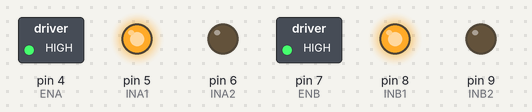
Simulated run of this sketch. Board: Arduino Uno, built with avr-gcc and run on an emulated ATmega328P. Parts: switched loads named in the sketch (green lamp = pin HIGH), output pins drawn as LEDs (lit = HIGH).

Above: at 2.0 s.
At 4.0 s:
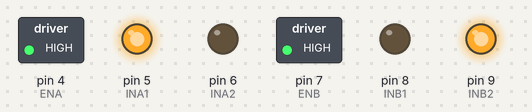
At 12.0 s:
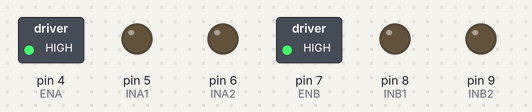
Timing chart, 0 to 19.4 s (numbered marks = the images above):
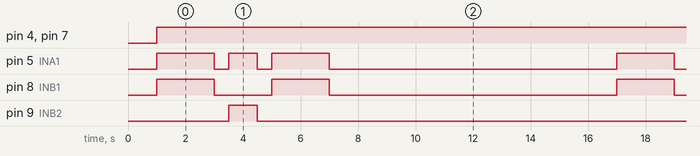

Measured:
- by itself, pin 4 (ENA), pin 7 (ENB): LOW → HIGH at 1.0 s
- by itself, pin 5 (INA1): repeats every 16.0 s: LOW 0.50 s, HIGH 1.0 s, LOW 0.50 s, HIGH 2.0 s, LOW 10.0 s, HIGH 2.0 s
- by itself, pin 8 (INB1): repeats every 16.0 s: LOW 2.0 s, HIGH 2.0 s, LOW 10.0 s, HIGH 2.0 s
- by itself, pin 9 (INB2): alternates HIGH for 1.0 s and LOW for 15.0 s

The sketch:

PushBlockRobot.ino
```cpp
/*
 * @Author: 尹云可
 * @Date: 2021-01-10 15:17:28
 * @LastEditors: 尹云可
 * @LastEditTime: 2021-01-17 17:47:49
 * @FilePath: \Scripts\PushBlockRobot.ino
 * @Description:机器人的主控制程序
 */

//引用的库
/*
#include <TimerOne.h>
#include <AutoPID.h>
*/

/**************引用的库*************/
/*
//电子罗盘相关
#include <Wire.h>
#include <Adafruit_Sensor.h>
#include <Adafruit_HMC5883_U.h>
//超声测距相关
#include <HCSR04.h>
//激光测距相关
#include <VL53L1X.h>
*/

//计数器的值
/*
volatile long counter_valL0 = 0;
volatile long counter_valL1 = 0;
volatile long counter_valR0 = 0;
volatile long counter_valR1 = 0; //该变量用于存储编码器的值，所以用类型修饰符volatile；
//volatile int timeIsrCounter = 0; //用于计量定时中断发生的次数
*/

/**********电机控制IO口**********/
#define ENA 4
#define INA1 5
#define INA2 6
#define ENB 7
#define INB1 8
#define INB2 9
/************激光传感器EN口*************/
#define SHUT1 10
#define SHUT2 11
//左轮AB相为3、2口，右轮AB相为19、18口
//20、21为总线口（SCL、SDA）

//电机的两个EN口的状态
//bool EN1 = true;
//bool EN2 = true;

/***************PID相关************/
/*
double inputSpeedLeft, speedLeft, outputSpeedLeft, inputSpeedRight, speedRight, outputSpeedRight; //轮子的输入速度、设定速度、输出速度

//PID参数

//输出值的上下限。PWM的输入值为0~255，正负号用于区分方向
#define OUTPUT_MIN_L (-6500)
#define OUTPUT_MAX_L 6500
#define OUTPUT_MIN_R (-6500)
#define OUTPUT_MAX_R 6500

//PID的K值，待调
#define KP_L 0.4    //0.3~0.4
#define KI_L 0.4    //1太大
#define KD_L 30
#define KP_R 0.4
#define KI_R 0.4
#define KD_R 30

//左右轮PID对象
AutoPID leftWheelPID(&inputSpeedLeft, &speedLeft, &outputSpeedLeft, OUTPUT_MIN_L, OUTPUT_MAX_L, KP_L, KI_L, KD_L);     //左轮PID对象
AutoPID rightWheelPID(&inputSpeedRight, &speedRight, &outputSpeedRight, OUTPUT_MIN_R, OUTPUT_MAX_R, KP_R, KI_R, KD_R); //右轮PID对象
*/

/**********运动控制相关*********/
//运动状态枚举
/*
enum motionStat
{
    forward,
    back,
    left,
    right,
    stop,
    idle
} motionStatus;
*/
//运动状态
int motionStatus;

//运动状态定义
#define FORWARD 0
#define BACK 1
#define LEFT 2
#define RIGHT 3
#define STOP 4
#define IDLE 5

//rpm乘以此系数，即为应当输出的PWM值（可用性未知）
//const double rpmToPWMFactor = 0.031875;

/*
//左右电机正反转，1为正转，-1为反转，0为未知
volatile int motorDirectionL = 0;
volatile int motorDirectionR = 0;
*/

//Setup函数
void setup()
{
    //delay(2000);
    /*
     pinMode(3, INPUT);
     pinMode(2, INPUT); //设置为输入模式，并且3,2号引脚是中断口2,3；用于左轮
     pinMode(19, INPUT);
     pinMode(18, INPUT); //设置为输入模式，并且19,18号引脚是中断口4,5；用于右轮
     */

    pinMode(ENA, OUTPUT);
    pinMode(INA1, OUTPUT);
    pinMode(INA2, OUTPUT);
    pinMode(ENB, OUTPUT);
    pinMode(INB1, OUTPUT);
    pinMode(INB2, OUTPUT); //设置控制两个电机的两个EN口和四个IN口的输出模式。A是左轮，B是右轮

    Serial.begin(115200); //初始化波特率为115200
    /*
     attachInterrupt(2, counterL0, RISING); //设置编码器A相位上升沿中断
     attachInterrupt(3, counterL1, RISING); //设置编码器B相位上升沿中断
     attachInterrupt(4, counterR0, RISING); //设置编码器A相位上升沿中断
     attachInterrupt(5, counterR1, RISING); //设置编码器B相位上升沿中断

     Timer1.initialize(100000);        // 设置定时器中断时间，单位微秒 ，这里是50毫秒
     Timer1.attachInterrupt(timerIsr); // 打开定时器中断

     interrupts(); //打开外部中断
    */

    //初始化运动状态
    motionStatus = STOP;

    /*
    //PID每500ms计算一次
    leftWheelPID.setTimeStep(500);
    rightWheelPID.setTimeStep(500);
    */

    //预热电机
    digitalWrite(ENA, LOW);
    digitalWrite(ENB, LOW);
    delay(1000);
}

//Loop函数
void loop()
{
    motionControl(FORWARD);
    delay(2000);
    motionControl(STOP);
    delay(500);
    motionControl(RIGHT);
    delay(1000);
    motionControl(STOP);
    delay(500);
    motionControl(FORWARD);
    delay(2000);
    motionControl(STOP);
    delay(10000);
    /*motionControl(FORWARD);
    while (1);*/
}

//外部中断处理函数

/******************************************************************
当B相在上升沿时，若A相为1，则为顺时针旋转；若A相为0，则为逆时针旋转
******************************************************************/
/*
void counterL0() //左轮电机A相上升沿输入
{
    counter_valL0 += 1; //每一个中断加一
}
void counterL1() //左轮电机B相上升沿输入
{
    //此时若A相为1，则为顺时针转动，即正转
    if (digitalRead(3) == 1)
    {
        motorDirectionL = -1;
    }
    else
    {
        motorDirectionL = 1;
    }
    counter_valL1 += motorDirectionL; //每一个中断加一
}

void counterR0() //右轮电机A相上升沿输入
{
    counter_valR0 += 1; //每一个中断加一
}
void counterR1() //右轮电机B相上升沿输入
{
    //此时若A相为1，则为顺时针转动，即反转
    if (digitalRead(19) == 1)
    {
        motorDirectionR = -1;
    }
    else
    {
        motorDirectionR = 1;
    }
    counter_valR1 += motorDirectionR; //每一个中断加一
}
*/
//定时器中断处理函数
/*
void timerIsr()
{
    inputSpeedLeft = 60.0 * (double)counter_valL1 / (11.0 * 0.1); //这里的单位是转每分钟：rpm

    /*Serial.print("左轮当前的速度是：");
     Serial.print(inputSpeedLeft);
     Serial.println("rpm");
     Serial.print("左轮设定的速度是：");
     Serial.print(speedLeft);
     Serial.println("rpm");
     Serial.print("左轮输出的速度是：");
     Serial.print(outputSpeedLeft);
     Serial.println("rpm");*/
/*
    Serial.println(inputSpeedLeft);

    counter_valL0 = 0;
    counter_valL1 = 0; //清空该时间段内的脉冲数

    inputSpeedRight = 60.0 * (double)counter_valR1 / (11.0 * 0.1); //这里的单位是转每分钟：rpm

    /*Serial.print("右轮当前的速度是：");
     Serial.print(inputSpeedRight);
     Serial.println("rpm");
     Serial.print("右轮设定的速度是：");
     Serial.print(speedRight);
     Serial.println("rpm");
     Serial.print("右轮输出的速度是：");
     Serial.print(outputSpeedRight);
     Serial.println("rpm");*/

//Serial.println(inputSpeedRight);
/*
    counter_valR0 = 0;
    counter_valR1 = 0; //清空该时间段内的脉冲数

    //counter_valL0和counter_valR0检测的是轮子的速率，暂时用不到

    //尝试进行一次PID计算
    motorWrite();

    /* //每执行5次本函数
     timeIsrCounter += 1;
     if (timeIsrCounter >= 5)
     {
          //清空计数
          timeIsrCounter = 0;

          //输出数据
          Serial.print("左轮当前的速度是：");
          Serial.print(inputSpeedLeft);
          Serial.println("rpm");
          Serial.print("左轮设定的速度是：");
          Serial.print(speedLeft);
          Serial.println("rpm");
          Serial.print("左轮输出的速度是：");
          Serial.print(outputSpeedLeft);
          Serial.println("rpm");

          Serial.print("右轮当前的速度是：");
          Serial.print(inputSpeedRight);
          Serial.println("rpm");
          Serial.print("右轮设定的速度是：");
          Serial.print(speedRight);
          Serial.println("rpm");
          Serial.print("右轮输出的速度是：");
          Serial.print(outputSpeedRight);
          Serial.println("rpm");
     }
}
*/

//控制电机
/*
void motorWrite()
{
    int _ina1, _ina2, _inb1, _inb2, _ena, _enb;
    double _outputSpeedLeft = outputSpeedLeft * rpmToPWMFactor;
    double _outputSpeedRight = outputSpeedRight * rpmToPWMFactor;
    //计算PID
    leftWheelPID.run();
    rightWheelPID.run();
    //设定电机的IN值
    if (_outputSpeedLeft >= 0.001)
    {
        if (_outputSpeedLeft > 254.999)
        {
            _ina2 = 255;
        }
        else
        {
            _ina2 = (int)_outputSpeedLeft;
        }
        _ina1 = 0;
    }
    else if (_outputSpeedLeft <= -0.001)
    {
        if (_outputSpeedLeft < -254.999)
        {
            _ina1 = 255;
        }
        else
        {
            _ina1 = -(int)_outputSpeedLeft;
        }
        _ina2 = 0;
    }
    else
    {
        _ina1 = 0;
        _ina2 = 0;
    }

    if (_outputSpeedRight >= 0.001)
    {
        if (_outputSpeedRight > 254.999)
        {
            _inb2 = 255;
        }
        else
        {
            _inb2 = (int)_outputSpeedRight;
        }
        _inb1 = 0;
    }
    else if (_outputSpeedRight <= -0.001)
    {
        if (_outputSpeedRight < -254.999)
        {
            _inb1 = 255;
        }
        else
        {
            _inb1 = -(int)_outputSpeedRight;
        }
        _inb2 = 0;
    }
    else
    {
        _inb1 = 0;
        _inb2 = 0;
    }

    //设定电机的EN值
    if (EN1)
    {
        _ena = HIGH;
    }
    else
    {
        _ena = LOW;
    }
    if (EN2)
    {
        _enb = HIGH;
    }
    else
    {
        _enb = LOW;
    }

    //写入值
    digitalWrite(ENA, _ena);
    digitalWrite(ENB, _enb);
    analogWrite(INA1, _ina1);
    analogWrite(INA2, _ina2);
    analogWrite(INB1, _inb1);
    analogWrite(INB2, _inb2);
}
*/

//控制运动
/*
void motionControl(int _motionStatus, double _velocity) //_velocity为想要的实际速度，单位m/s
{
    switch (_motionStatus) //speedLeft和speedRight单位是rpm
    {
    case FORWARD: //以给定速度前进
        motionStatus = forward;
        EN1 = true;
        EN2 = true;
        speedLeft = _velocity;
        speedRight = _velocity;
        break;

    case BACK: //以给定速度后退
        motionStatus = back;
        EN1 = true;
        EN2 = true;
        speedLeft = -_velocity;
        speedRight = -_velocity;
        break;

    case LEFT: //以给定速度左转（运动轨迹不确定）
        motionStatus = left;
        EN1 = true;
        EN2 = true;
        speedLeft = -_velocity;
        speedRight = _velocity;
        break;

    case RIGHT: //以给定速度右转（运动轨迹不确定）
        motionStatus = right;
        EN1 = true;
        EN2 = true;
        speedLeft = _velocity;
        speedRight = -_velocity;
        break;

    case STOP: //原地刹车。准备改成直接刹车，不通过PID
        motionStatus = stop;
        EN1 = true;
        EN2 = true;
        speedLeft = 0.0;
        speedRight = 0.0;
        break;

    case IDLE: //原地自由转动。准备改成直接自由转动，不通过PID
        motionStatus = idle;
        EN1 = false;
        EN2 = false;
        speedLeft = 0.0;
        speedRight = 0.0;
        break;
    }

    //数据写入电机
    motorWrite();
}
*/
/*
//控制运动
void motionControl(int _motionStatus)
{
    switch (_motionStatus)
    {
    case FORWARD:
        //左轮关闭
        digitalWrite(ENA, LOW);
        //右轮关闭
        digitalWrite(ENB, LOW);
        //左轮正转
        digitalWrite(INA1, HIGH);
        digitalWrite(INA2, LOW);
        //右轮正转
        digitalWrite(INB1, HIGH);
        digitalWrite(INB2, LOW);
        //左轮使能
        digitalWrite(ENA, HIGH);
        //右轮使能
        digitalWrite(ENB, HIGH);
        break;

    case BACK:
        //左轮关闭
        digitalWrite(ENA, LOW);
        //右轮关闭
        digitalWrite(ENB, LOW);
        //左轮反转
        digitalWrite(INA1, LOW);
        digitalWrite(INA2, HIGH);
        //右轮反转
        digitalWrite(INB1, LOW);
        digitalWrite(INB2, HIGH);
        //左轮使能
        digitalWrite(ENA, HIGH);
        //右轮使能
        digitalWrite(ENB, HIGH);
        break;

    case LEFT:
        //左轮关闭
        digitalWrite(ENA, LOW);
        //右轮关闭
        digitalWrite(ENB, LOW);
        //左轮反转
        digitalWrite(INA1, LOW);
        digitalWrite(INA2, HIGH);
        //右轮正转
        digitalWrite(INB1, HIGH);
        digitalWrite(INB2, LOW);
        //左轮使能
        digitalWrite(ENA, HIGH);
        //右轮使能
        digitalWrite(ENB, HIGH);
        break;

    case RIGHT:
        //左轮关闭
        digitalWrite(ENA, LOW);
        //右轮关闭
        digitalWrite(ENB, LOW);
        //左轮正转
        digitalWrite(INA1, HIGH);
        digitalWrite(INA2, LOW);
        //右轮反转
        digitalWrite(INB1, LOW);
        digitalWrite(INB2, HIGH);
        //左轮使能
        digitalWrite(ENA, HIGH);
        //右轮使能
        digitalWrite(ENB, HIGH);
        break;

    case STOP:
        //左轮关闭
        digitalWrite(ENA, LOW);
        //右轮关闭
        digitalWrite(ENB, LOW);
        //左轮刹车
        digitalWrite(INA1, LOW);
        digitalWrite(INA2, LOW);
        //右轮刹车
        digitalWrite(INB1, LOW);
        digitalWrite(INB2, LOW);
        //左轮使能
        digitalWrite(ENA, HIGH);
        //右轮使能
        digitalWrite(ENB, HIGH);
        break;

    case IDLE:
        //左轮关闭
        digitalWrite(ENA, LOW);
        //右轮关闭
        digitalWrite(ENB, LOW);
        //左轮刹车
        digitalWrite(INA1, LOW);
        digitalWrite(INA2, LOW);
        //右轮刹车
        digitalWrite(INB1, LOW);
        digitalWrite(INB2, LOW);
        break;

    default:
        break;
    }
}
*/

//控制运动，转弯角速度约为90°/s
void motionControl(int _motionStatus)
{
    switch (_motionStatus)
    {
    case FORWARD:
        //左轮正转
        digitalWrite(INA1, HIGH);
        digitalWrite(INA2, LOW);
        digitalWrite(ENA, HIGH);
        //右轮正转
        digitalWrite(INB1, HIGH);
        digitalWrite(INB2, LOW);
        digitalWrite(ENB, HIGH);
        break;

    case BACK:
        //左轮反转
        digitalWrite(INA1, LOW);
        digitalWrite(INA2, HIGH);
        digitalWrite(ENA, HIGH);
        //右轮反转
        digitalWrite(INB1, LOW);
        digitalWrite(INB2, HIGH);
        digitalWrite(ENB, HIGH);
        break;

    case LEFT:
        //左轮反转
        digitalWrite(INA1, LOW);
        digitalWrite(INA2, HIGH);
        digitalWrite(ENA, HIGH);
        //右轮正转
        digitalWrite(INB1, HIGH);
        digitalWrite(INB2, LOW);
        digitalWrite(ENB, HIGH);
        break;

    case RIGHT:
        //左轮正转
        digitalWrite(INA1, HIGH);
        digitalWrite(INA2, LOW);
        digitalWrite(ENA, HIGH);
        //右轮反转
        digitalWrite(INB1, LOW);
        digitalWrite(INB2, HIGH);
        digitalWrite(ENB, HIGH);
        break;

    case STOP:
        //左轮刹车
        digitalWrite(INA1, LOW);
        digitalWrite(INA2, LOW);
        digitalWrite(ENA, HIGH);
        //右轮刹车
        digitalWrite(INB1, LOW);
        digitalWrite(INB2, LOW);
        digitalWrite(ENB, HIGH);
        break;

    case IDLE:
        //左轮刹车
        digitalWrite(ENA, LOW);
        digitalWrite(INA1, LOW);
        digitalWrite(INA2, LOW);
        //右轮刹车
        digitalWrite(ENB, LOW);
        digitalWrite(INB1, LOW);
        digitalWrite(INB2, LOW);
        break;

    default:
        break;
    }
}
```
